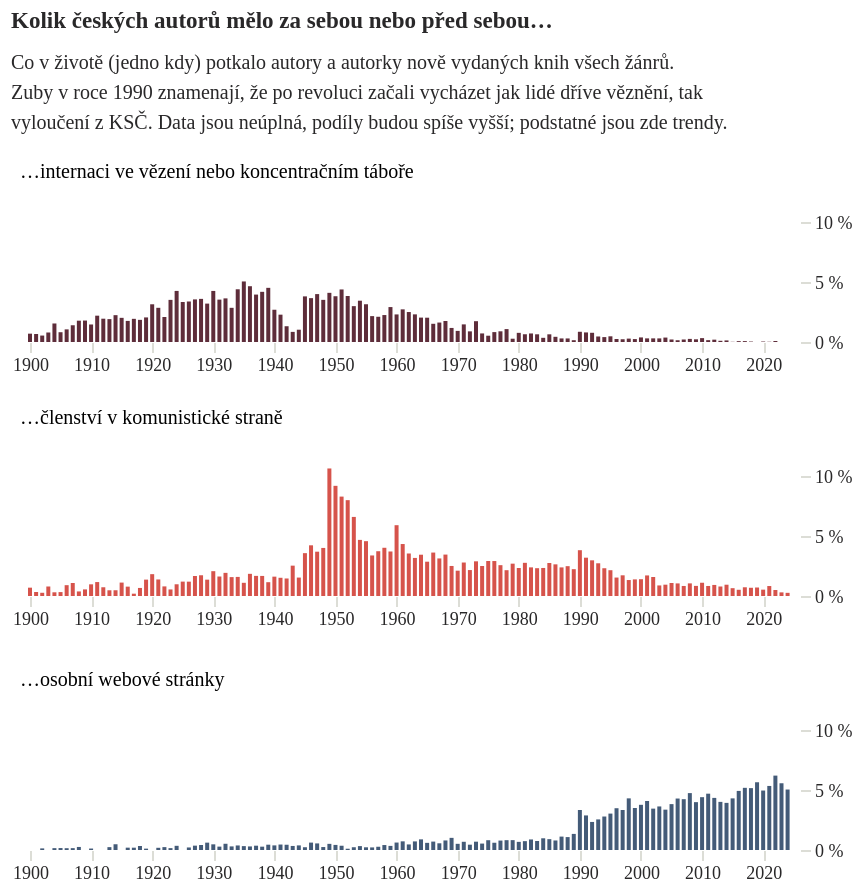

The cell this chart's notebook holds for it:
### Code cell
podily_faceted = alt.Chart(
    alt_friendly(pl.concat([kriminal, ksc, web])), 
    title={'text': ["Kolik českých autorů mělo za sebou nebo před sebou…"], "subtitle":
        ["Co v životě (jedno kdy) potkalo autory a autorky nově vydaných knih všech žánrů.",
         "Zuby v roce 1990 znamenají, že po revoluci začali vycházet jak lidé dříve věznění, tak",
         "vyloučení z KSČ. Data jsou neúplná, podíly budou spíše vyšší; podstatné jsou zde trendy."
    ]}).mark_bar(width=2).encode(
    alt.X("rok:T", 
          title=None,
          axis=alt.Axis(domainOpacity=0, tickColor='#DCDDD6', tickCount=10)
    ),
    alt.Y('podil:Q', 
          axis=alt.Axis(labelExpr="datum.label * 100 + ' %'", orient='right', domainOpacity=0, tickColor='#DCDDD6'), 
          title=None,
          scale=alt.Scale(domainMax=0.1)
    ),
    alt.Color("co:N", 
              title=None, 
              legend=None,
              scale=alt.Scale(range=['#5E2D3A', '#D6534B', '#445B78']),
              sort=["účet na Facebooku","pobyt ve vězení nebo koncentračním táboře","členství v KSČ"]
    ),
    row=alt.Row(
        "co:N", 
        title=None, 
        spacing=15, 
        header=alt.Header(labelAngle=0, labelAlign='left', labelAnchor='start', labelFontWeight=500, labelFont='Asap', labelOrient="top"),
        sort=["členství v KSČ","pobyt ve vězení","účet na Facebooku"]
    )
).resolve_scale(
    x='independent',
    y='independent'
).properties(
    width=kredity['sirka'] * 1.08, 
    height=kredity['vyska_nizkych'], 
    autosize={'type': 'fit', 'contains': 'padding'}
).configure_view(stroke='transparent').resolve_scale(x="shared").resolve_axis(x="independent").configure_view(stroke='transparent').configure_axis(grid=False, domain=False)

podily_faceted

### Figure 1 — Vega-Lite specification as saved in the notebook (floating-point values rounded to 4 significant figures; data arrays with more than 128 entries replaced by an {"elided": "..."} marker saying what was removed)
{"config": {"title": {"font": "Noticia Text", "fontSize": 11.5, "anchor": "start", "lineHeight": 19, "fontWeight": "bolder", "subtitleFont": "Noticia Text", "subtitleFontSize": 10, "subtitleLineHeight": 15, "subtitlePadding": 10, "dy": -10, "color": "#292829", "subtitleColor": "#292829"}, "axis": {"labelFont": "Asap", "titleFont": "Asap", "fontWeight": "lighter", "titleFontWeight": "lighter", "labelFontSize": 9, "titleFontSize": 9, "labelPadding": 2, "titlePadding": 9, "domainOpacity": 0, "tickColor": "#DCDDD6", "labelColor": "#292829", "domain": false, "grid": false}, "legend": {"labelFont": "Asap", "labelFontWeight": "normal", "titleFont": "Asap", "titleFontWeight": "normal", "labelFontSize": 9, "titleFontSize": 9, "labelColor": "#292829"}, "view": {"stroke": "transparent"}}, "data": {"name": "data-53189fdb48ab5e46cf6dd9db0136bedc"}, "mark": {"type": "bar", "width": 2}, "autosize": {"type": "fit", "contains": "padding"}, "encoding": {"color": {"field": "co", "legend": null, "scale": {"range": ["#5E2D3A", "#D6534B", "#445B78"]}, "sort": ["účet na Facebooku", "pobyt ve vězení nebo koncentračním táboře", "členství v KSČ"], "title": null, "type": "nominal"}, "row": {"field": "co", "header": {"labelAlign": "left", "labelAnchor": "start", "labelAngle": 0, "labelFont": "Asap", "labelFontWeight": 500, "labelOrient": "top"}, "sort": ["členství v KSČ", "pobyt ve vězení", "účet na Facebooku"], "spacing": 15, "title": null, "type": "nominal"}, "x": {"axis": {"domainOpacity": 0, "tickColor": "#DCDDD6", "tickCount": 10}, "field": "rok", "title": null, "type": "temporal"}, "y": {"axis": {"domainOpacity": 0, "labelExpr": "datum.label * 100 + ' %'", "orient": "right", "tickColor": "#DCDDD6"}, "field": "podil", "scale": {"domainMax": 0.1}, "title": null, "type": "quantitative"}}, "height": 60, "resolve": {"axis": {"x": "independent"}, "scale": {"x": "shared"}}, "title": {"text": ["Kolik českých autorů mělo za sebou nebo před sebou…"], "subtitle": ["Co v životě (jedno kdy) potkalo autory a autorky nově vydaných knih všech žánrů.", "Zuby v roce 1990 znamenají, že po revoluci začali vycházet jak lidé dříve věznění, tak", "vyloučení z KSČ. Data jsou neúplná, podíly budou spíše vyšší; podstatné jsou zde trendy."]}, "width": 388.8, "$schema": "https://vega.github.io/schema/vega-lite/v5.8.0.json", "datasets": {"data-53189fdb48ab5e46cf6dd9db0136bedc": {"elided": "375 records"}}}
